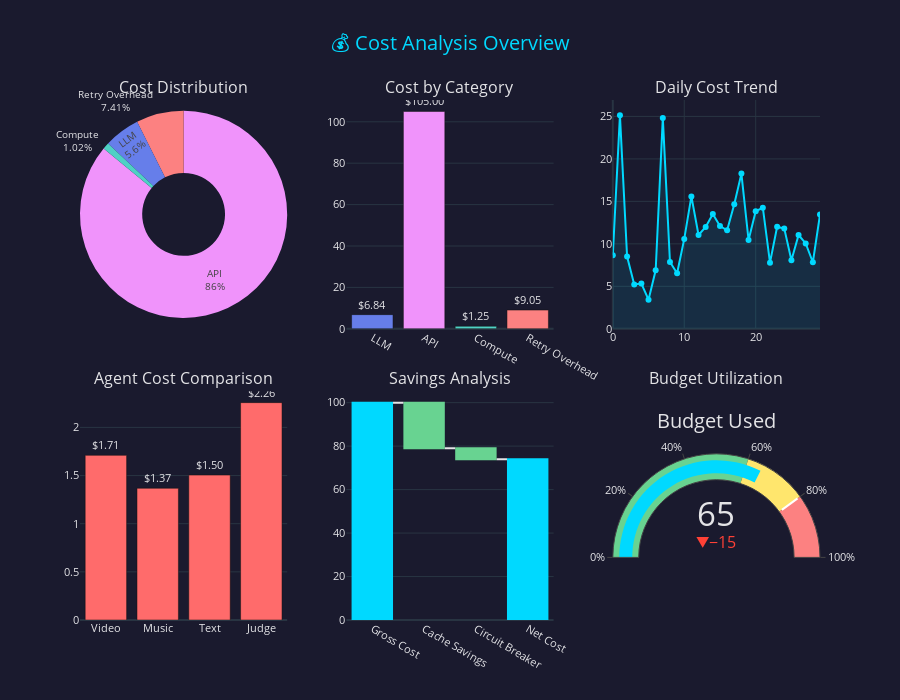

The notebook cell saved with this chart:
### Code cell
# Create cost breakdown visualization
cost_data = {
    "llm_cost": daily_llm_cost * 30,
    "api_cost": (daily_maps_cost + daily_youtube_cost + daily_web_cost) * 30,
    "compute_cost": daily_compute_cost * 30,
    "retry_cost": total_daily_cost * 30 * 0.08,  # Estimate 8% retry overhead
    "video_cost": daily_llm_cost * 30 * 0.25,
    "music_cost": daily_llm_cost * 30 * 0.20,
    "text_cost": daily_llm_cost * 30 * 0.22,
    "judge_cost": daily_llm_cost * 30 * 0.33,
    "budget_used": 65,
}

fig = CostVisualizationPanel.create_cost_overview_dashboard(cost_data)
fig.show()

### Figure 1 — Plotly figure (JSON) as saved in the notebook; plotly's stock layout.template omitted (floating-point values rounded to 4 significant figures)
{"data": [{"domain": {"x": [0, 0.28], "y": [0.56, 1]}, "hole": 0.4, "labels": ["LLM", "API", "Compute", "Retry Overhead"], "marker": {"colors": ["#667EEA", "#F093FB", "#4FD1C5", "#FC8181"]}, "textfont": {"size": 10}, "textinfo": "label+percent", "type": "pie", "values": [6.84, 105, 1.25, 9.047]}, {"marker": {"color": ["#667EEA", "#F093FB", "#4FD1C5", "#FC8181"]}, "text": ["$6.84", "$105.00", "$1.25", "$9.05"], "textposition": "outside", "type": "bar", "x": ["LLM", "API", "Compute", "Retry Overhead"], "xaxis": "x", "y": [6.84, 105, 1.25, 9.047], "yaxis": "y"}, {"fill": "tozeroy", "fillcolor": "rgba(0, 217, 255, 0.1)", "line": {"color": "#00D9FF", "width": 2}, "mode": "lines+markers", "name": "Daily Cost", "type": "scatter", "x": [0, 1, 2, 3, 4, 5, 6, 7, 8, 9, 10, 11, 12, 13, 14, 15, 16, 17, 18, 19, 20, 21, 22, 23, 24, 25, 26, 27, 28, 29], "xaxis": "x2", "y": [8.668, 25.15, 8.506, 5.221, 5.335, 3.425, 6.89, 24.83, 7.875, 6.54, 10.58, 15.58, 11.05, 12.0, 13.5, 12.1, 11.59, 14.67, 18.27, 10.45, 13.84, 14.26, 7.784, 12.02, 11.8, 8.073, 11.04, 10.05, 7.833, 13.44], "yaxis": "y2"}, {"marker": {"color": "#FF6B6B"}, "text": ["$1.71", "$1.37", "$1.50", "$2.26"], "textposition": "outside", "type": "bar", "x": ["Video", "Music", "Text", "Judge"], "xaxis": "x3", "y": [1.71, 1.368, 1.505, 2.257], "yaxis": "y3"}, {"connector": {"line": {"color": "#e4e4e7"}}, "decreasing": {"marker": {"color": "#68D391"}}, "increasing": {"marker": {"color": "#FC8181"}}, "measure": ["absolute", "relative", "relative", "total"], "totals": {"marker": {"color": "#00D9FF"}}, "type": "waterfall", "x": ["Gross Cost", "Cache Savings", "Circuit Breaker", "Net Cost"], "xaxis": "x4", "y": [100, -21, -5, 74], "yaxis": "y4"}, {"delta": {"position": "bottom", "reference": 80}, "domain": {"x": [0.72, 1], "y": [0, 0.44]}, "gauge": {"axis": {"range": [0, 100], "ticksuffix": "%"}, "bar": {"color": "#00D9FF"}, "steps": [{"color": "#68D391", "range": [0, 60]}, {"color": "#FFE66D", "range": [60, 80]}, {"color": "#FC8181", "range": [80, 100]}], "threshold": {"line": {"color": "white", "width": 2}, "thickness": 0.75, "value": 80}}, "mode": "gauge+number+delta", "title": {"text": "Budget Used"}, "type": "indicator", "value": 65}], "layout": {"annotations": [{"font": {"size": 16}, "showarrow": false, "text": "Cost Distribution", "x": 0.14, "xanchor": "center", "xref": "paper", "y": 1, "yanchor": "bottom", "yref": "paper"}, {"font": {"size": 16}, "showarrow": false, "text": "Cost by Category", "x": 0.5, "xanchor": "center", "xref": "paper", "y": 1, "yanchor": "bottom", "yref": "paper"}, {"font": {"size": 16}, "showarrow": false, "text": "Daily Cost Trend", "x": 0.86, "xanchor": "center", "xref": "paper", "y": 1, "yanchor": "bottom", "yref": "paper"}, {"font": {"size": 16}, "showarrow": false, "text": "Agent Cost Comparison", "x": 0.14, "xanchor": "center", "xref": "paper", "y": 0.44, "yanchor": "bottom", "yref": "paper"}, {"font": {"size": 16}, "showarrow": false, "text": "Savings Analysis", "x": 0.5, "xanchor": "center", "xref": "paper", "y": 0.44, "yanchor": "bottom", "yref": "paper"}, {"font": {"size": 16}, "showarrow": false, "text": "Budget Utilization", "x": 0.86, "xanchor": "center", "xref": "paper", "y": 0.44, "yanchor": "bottom", "yref": "paper"}], "font": {"color": "#e4e4e7", "size": 11}, "height": 700, "paper_bgcolor": "#1a1a2e", "plot_bgcolor": "#1a1a2e", "showlegend": false, "title": {"font": {"color": "#00D9FF", "size": 20}, "text": "💰 Cost Analysis Overview", "x": 0.5}, "xaxis": {"anchor": "y", "domain": [0.36, 0.64]}, "xaxis2": {"anchor": "y2", "domain": [0.72, 1]}, "xaxis3": {"anchor": "y3", "domain": [0, 0.28]}, "xaxis4": {"anchor": "y4", "domain": [0.36, 0.64]}, "yaxis": {"anchor": "x", "domain": [0.56, 1]}, "yaxis2": {"anchor": "x2", "domain": [0.56, 1]}, "yaxis3": {"anchor": "x3", "domain": [0, 0.44]}, "yaxis4": {"anchor": "x4", "domain": [0, 0.44]}}}
